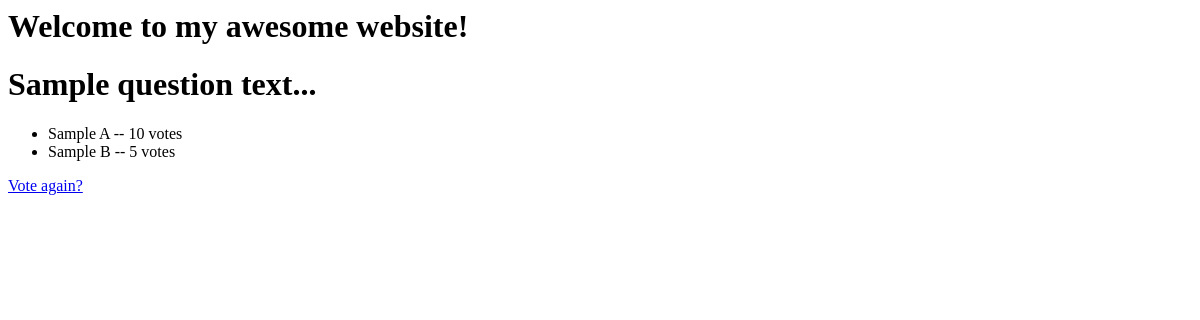
/polls/1/results/, run on an earlier commit of the app's database.
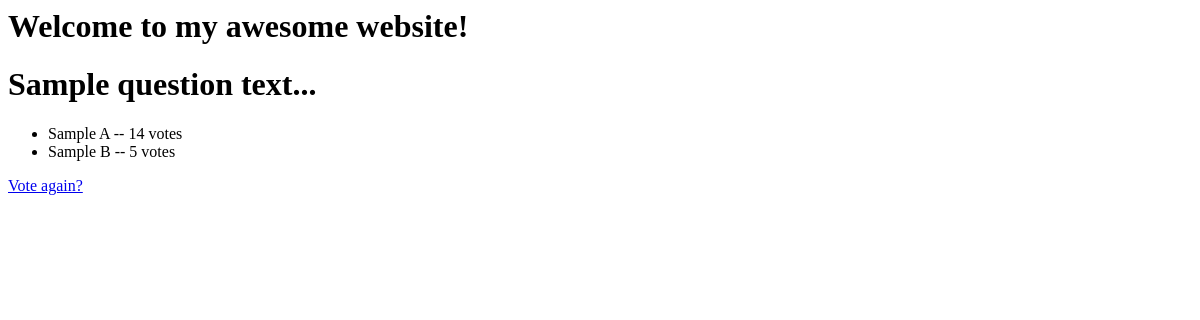
And on a later commit of the database.
### polls/models.py (models this page shows, shortened)
class Choice(models.Model):
    question = models.ForeignKey(Question, on_delete=models.CASCADE)
    choice_text = models.CharField(max_length=200)
    votes = models.IntegerField(default=0)

### polls/views.py (the view)
# urls.py: path('<int:pk>/results/', views.ResultsView.as_view(), name='results'),
class ResultsView(generic.DetailView):
    model = Question
    template_name = 'polls/results.html'

### polls/templates/polls/results.html
{% extends 'polls/base.html' %}
{% block content %}
<h1>{{ question.question_text }}</h1>
<ul>
{% for choice in question.choice_set.all %}
    <li>{{ choice.choice_text }} -- {{ choice.votes }} vote{{ choice.votes|pluralize }}</li>
{% endfor %}
</ul>
<a href="{% url 'polls:detail' question.id %}">Vote again?</a>
{% endblock %}

What changed in the data, as far as the page shows it:
changed Choice "Sample A": votes "10" → "14"
